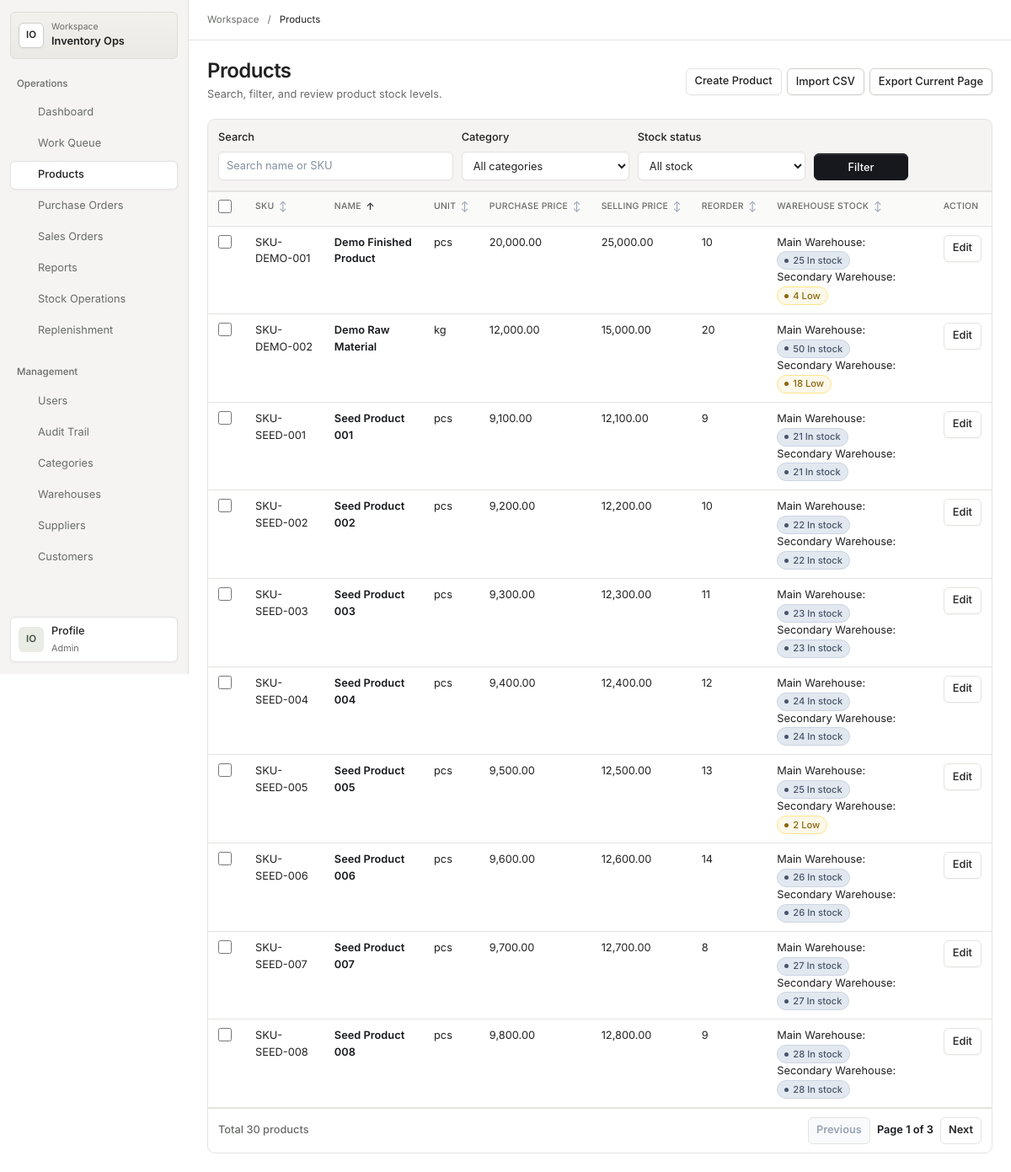
Screenshot of /products (signed in) with the database file from the repository.
### tables this page shows
CREATE TABLE IF NOT EXISTS products (
    id INT UNSIGNED AUTO_INCREMENT PRIMARY KEY,
    category_id INT UNSIGNED NOT NULL,
    sku VARCHAR(80) NOT NULL,
    name VARCHAR(160) NOT NULL,
    unit VARCHAR(30) NOT NULL,
    purchase_price DECIMAL(14,2) NOT NULL DEFAULT 0.00,
    selling_price DECIMAL(14,2) NOT NULL DEFAULT 0.00,
    price DECIMAL(14,2) NOT NULL DEFAULT 0.00,
    reorder_point INT UNSIGNED NOT NULL DEFAULT 0,
    is_active TINYINT(1) NOT NULL DEFAULT 1,
    created_at TIMESTAMP NOT NULL DEFAULT CURRENT_TIMESTAMP,
    updated_at TIMESTAMP NOT NULL DEFAULT CURRENT_TIMESTAMP ON UPDATE CURRENT_TIMESTAMP,
    UNIQUE KEY uq_products_sku (sku),
    KEY idx_products_category_active (category_id, is_active),
    KEY idx_products_name (name),
    CONSTRAINT fk_products_category FOREIGN KEY (category_id) REFERENCES categories (id),
    CONSTRAINT chk_products_purchase_price_non_negative CHECK (purchase_price >= 0),
    CONSTRAINT chk_products_selling_price_non_negative CHECK (selling_price >= 0),
    CONSTRAINT chk_products_price_non_negative CHECK (price >= 0),
    CONSTRAINT chk_products_reorder_non_negative CHECK (reorder_point >= 0)
);

CREATE TABLE IF NOT EXISTS product_stocks (
    product_id INT UNSIGNED NOT NULL,
    warehouse_id INT UNSIGNED NOT NULL,
    quantity INT UNSIGNED NOT NULL DEFAULT 0,
    updated_at TIMESTAMP NOT NULL DEFAULT CURRENT_TIMESTAMP ON UPDATE CURRENT_TIMESTAMP,
    PRIMARY KEY (product_id, warehouse_id),
    UNIQUE KEY uq_product_stocks_product_warehouse (product_id, warehouse_id),
    KEY idx_product_stocks_warehouse (warehouse_id),
    CONSTRAINT fk_product_stocks_product FOREIGN KEY (product_id) REFERENCES products (id),
    CONSTRAINT fk_product_stocks_warehouse FOREIGN KEY (warehouse_id) REFERENCES warehouses (id),
    CONSTRAINT chk_product_stocks_quantity_non_negative CHECK (quantity >= 0)
);

CREATE TABLE IF NOT EXISTS warehouses (
    id INT UNSIGNED AUTO_INCREMENT PRIMARY KEY,
    name VARCHAR(120) NOT NULL,
    location VARCHAR(190) NOT NULL DEFAULT '',
    is_active TINYINT(1) NOT NULL DEFAULT 1,
    created_at TIMESTAMP NOT NULL DEFAULT CURRENT_TIMESTAMP,
    updated_at TIMESTAMP NOT NULL DEFAULT CURRENT_TIMESTAMP ON UPDATE CURRENT_TIMESTAMP,
    UNIQUE KEY uq_warehouses_name (name),
    KEY idx_warehouses_active (is_active)
);

### views/products/index.php (the view, shortened to what the rows shown need)
<!doctype html>
<html lang="en">
<head>
    <link rel="stylesheet" href="/assets/css/app.css">
</head>
<body>
    <?php $workspaceTitle = 'Products'; require dirname(__DIR__) . '/partials/workspace-start.php'; ?>
    <main class="page" id="main-content">
        <header class="page-header">
            <div>
                <h1>Products</h1>
            </div>
        </header>
        <div class="table-scroll" role="region" aria-label="<?= htmlspecialchars($workspaceTitle . ' table', ENT_QUOTES, 'UTF-8') ?>" tabindex="0">
<table class="data-table" data-selectable="products">
            <thead>
                <tr>
                    <th class="selection-column" scope="col"><input class="table-select-all" type="checkbox" aria-label="Select all products on this page"></th>
                    <?php $sortPath = '/products'; $sortKey = 'sku'; $sortLabel = 'SKU'; require dirname(__DIR__) . '/partials/sort-heading.php'; ?>
                    <?php $sortPath = '/products'; $sortKey = 'name'; $sortLabel = 'Name'; require dirname(__DIR__) . '/partials/sort-heading.php'; ?>
                    <?php $sortPath = '/products'; $sortKey = 'unit'; $sortLabel = 'Unit'; require dirname(__DIR__) . '/partials/sort-heading.php'; ?>
                    <?php $sortPath = '/products'; $sortKey = 'purchase_price'; $sortLabel = 'Purchase Price'; require dirname(__DIR__) . '/partials/sort-heading.php'; ?>
                    <?php $sortPath = '/products'; $sortKey = 'price'; $sortLabel = 'Selling Price'; require dirname(__DIR__) . '/partials/sort-heading.php'; ?>
                    <?php $sortPath = '/products'; $sortKey = 'reorder'; $sortLabel = 'Reorder'; require dirname(__DIR__) . '/partials/sort-heading.php'; ?>
                    <?php $sortPath = '/products'; $sortKey = 'quantity'; $sortLabel = 'Warehouse Stock'; require dirname(__DIR__) . '/partials/sort-heading.php'; ?>
                    <?php if ($canWrite): ?><th>Action</th><?php endif; ?>
                </tr>
            </thead>
            <tbody>
                <?php foreach ($result->items() as $product): ?>
                    <tr>
                        <td class="selection-cell"><input class="table-row-select" type="checkbox" aria-label="Select product <?= htmlspecialchars($product->sku(), ENT_QUOTES, 'UTF-8') ?>"></td>
                        <td><?= htmlspecialchars($product->sku(), ENT_QUOTES, 'UTF-8') ?></td>
                        <td><a href="/products/show?id=<?= $product->id() ?>"><?= htmlspecialchars($product->name(), ENT_QUOTES, 'UTF-8') ?></a></td>
                        <td><?= htmlspecialchars($product->unit(), ENT_QUOTES, 'UTF-8') ?></td>
                        <td><?= number_format($product->purchasePrice(), 2) ?></td>
                        <td><?= number_format($product->sellingPrice(), 2) ?></td>
                        <td><?= $product->reorderPoint() ?></td>
                        <td>
                            <?php foreach (($stocksByProduct[$product->id()] ?? []) as $stock): ?>
                                <div>
                                    <?= htmlspecialchars($stock->warehouseName(), ENT_QUOTES, 'UTF-8') ?>:
                                    <span class="<?= $stock->isLowStock() ? 'status-badge stock-low' : 'status-badge status-normal' ?>">
                                        <?= $stock->quantity() ?><?= $stock->isLowStock() ? ' Low' : ' In stock' ?>
                                    </span>
                                </div>
                            <?php endforeach; ?>
                        </td>
                        <?php if ($canWrite): ?>
                            <td><a class="action-link" href="/products/edit?id=<?= $product->id() ?>">Edit</a></td>
                        <?php endif; ?>
                    </tr>
                <?php endforeach; ?>
            </tbody>
        </table>
</div>
    </main>
    <?php require dirname(__DIR__) . '/partials/workspace-end.php'; ?>
</body>
</html>

### rows the page displays
products: sku "SKU-DEMO-001", name "Demo Finished Product", unit "pcs", purchase_price "20,000.00", selling_price "25,000.00", reorder_point "10"
product_stocks: warehouse.name "Main Warehouse", quantity "25", shows "In stock"
product_stocks: warehouse.name "Secondary Warehouse", quantity "4", shows "Low"
products: sku "SKU-DEMO-002", name "Demo Raw Material", unit "kg", purchase_price "12,000.00", selling_price "15,000.00", reorder_point "20"
product_stocks: warehouse.name "Main Warehouse", quantity "50", shows "In stock"
product_stocks: warehouse.name "Secondary Warehouse", quantity "18", shows "Low"
products: sku "SKU-SEED-001", name "Seed Product 001", unit "pcs", purchase_price "9,100.00", selling_price "12,100.00", reorder_point "9"
product_stocks: warehouse.name "Main Warehouse", quantity "21", shows "In stock"
product_stocks: warehouse.name "Secondary Warehouse", quantity "21", shows "In stock"
products: sku "SKU-SEED-002", name "Seed Product 002", unit "pcs", purchase_price "9,200.00", selling_price "12,200.00", reorder_point "10"
product_stocks: warehouse.name "Main Warehouse", quantity "22", shows "In stock"
product_stocks: warehouse.name "Secondary Warehouse", quantity "22", shows "In stock"
products: sku "SKU-SEED-003", name "Seed Product 003", unit "pcs", purchase_price "9,300.00", selling_price "12,300.00", reorder_point "11"
product_stocks: warehouse.name "Main Warehouse", quantity "23", shows "In stock"
product_stocks: warehouse.name "Secondary Warehouse", quantity "23", shows "In stock"
products: sku "SKU-SEED-004", name "Seed Product 004", unit "pcs", purchase_price "9,400.00", selling_price "12,400.00", reorder_point "12"
product_stocks: warehouse.name "Main Warehouse", quantity "24", shows "In stock"
product_stocks: warehouse.name "Secondary Warehouse", quantity "24", shows "In stock"
products: sku "SKU-SEED-005", name "Seed Product 005", unit "pcs", purchase_price "9,500.00", selling_price "12,500.00", reorder_point "13"
product_stocks: warehouse.name "Main Warehouse", quantity "25", shows "In stock"
product_stocks: warehouse.name "Secondary Warehouse", quantity "2", shows "Low"
products: sku "SKU-SEED-006", name "Seed Product 006", unit "pcs", purchase_price "9,600.00", selling_price "12,600.00", reorder_point "14"
product_stocks: warehouse.name "Main Warehouse", quantity "26", shows "In stock"
product_stocks: warehouse.name "Secondary Warehouse", quantity "26", shows "In stock"
products: sku "SKU-SEED-007", name "Seed Product 007", unit "pcs", purchase_price "9,700.00", selling_price "12,700.00", reorder_point "8"
product_stocks: warehouse.name "Main Warehouse", quantity "27", shows "In stock"
product_stocks: warehouse.name "Secondary Warehouse", quantity "27", shows "In stock"
products: sku "SKU-SEED-008", name "Seed Product 008", unit "pcs", purchase_price "9,800.00", selling_price "12,800.00", reorder_point "9"
product_stocks: warehouse.name "Main Warehouse", quantity "28", shows "In stock"
product_stocks: warehouse.name "Secondary Warehouse", quantity "28", shows "In stock"

### other values shown
$workspaceGroup "Operations"
$workspaceLabel "Dashboard"
$workspaceLabel "Work Queue"
$workspaceLabel "Products"
$workspaceLabel "Purchase Orders"
$workspaceLabel "Sales Orders"
$workspaceLabel "Reports"
$workspaceLabel "Stock Operations"
$workspaceLabel "Replenishment"
$workspaceGroup "Management"
$workspaceLabel "Users"
$workspaceLabel "Audit Trail"
$workspaceLabel "Categories"
$workspaceLabel "Warehouses"
$workspaceLabel "Suppliers"
